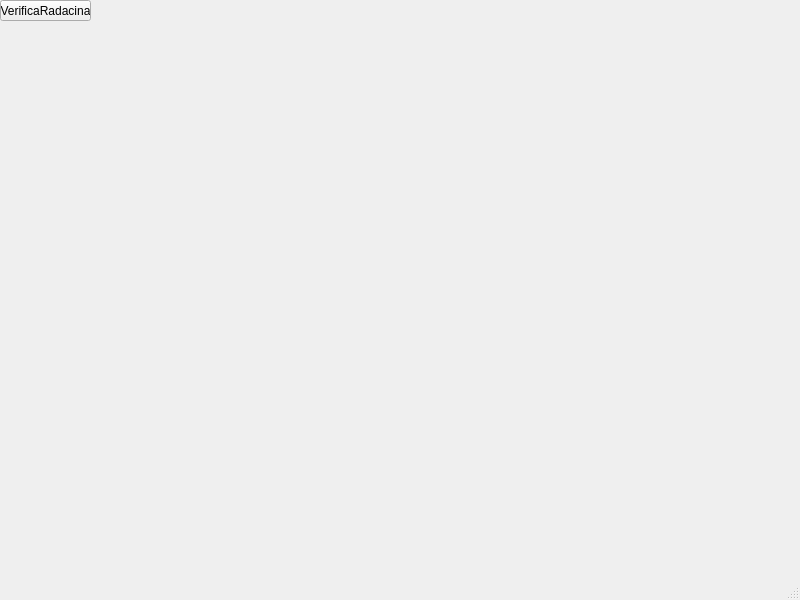
<?xml version="1.0" encoding="UTF-8"?>
<ui version="4.0">
 <class>MainWindow</class>
 <widget class="QMainWindow" name="MainWindow">
  <property name="geometry">
   <rect>
    <x>0</x>
    <y>0</y>
    <width>800</width>
    <height>600</height>
   </rect>
  </property>
  <property name="windowTitle">
   <string>MainWindow</string>
  </property>
  <widget class="QWidget" name="centralwidget">
   <widget class="QPushButton" name="verificaRadacina">
    <property name="geometry">
     <rect>
      <x>0</x>
      <y>0</y>
      <width>91</width>
      <height>21</height>
     </rect>
    </property>
    <property name="text">
     <string>VerificaRadacina</string>
    </property>
   </widget>
  </widget>
  <widget class="QMenuBar" name="menubar">
   <property name="geometry">
    <rect>
     <x>0</x>
     <y>0</y>
     <width>800</width>
     <height>20</height>
    </rect>
   </property>
  </widget>
  <widget class="QStatusBar" name="statusbar"/>
 </widget>
 <resources/>
 <connections/>
</ui>
